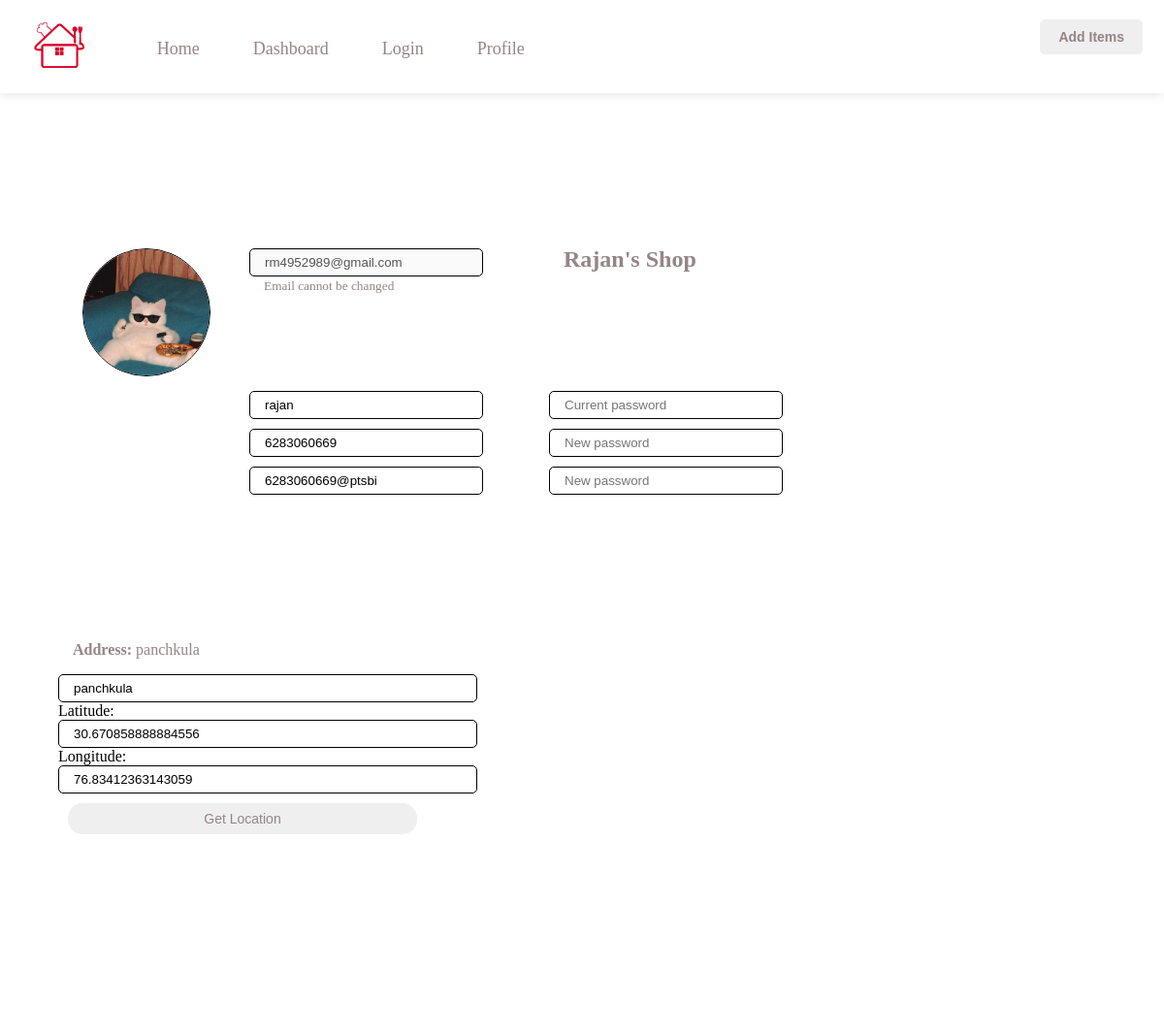
The app's page /profile (signed in, upper part), older data.
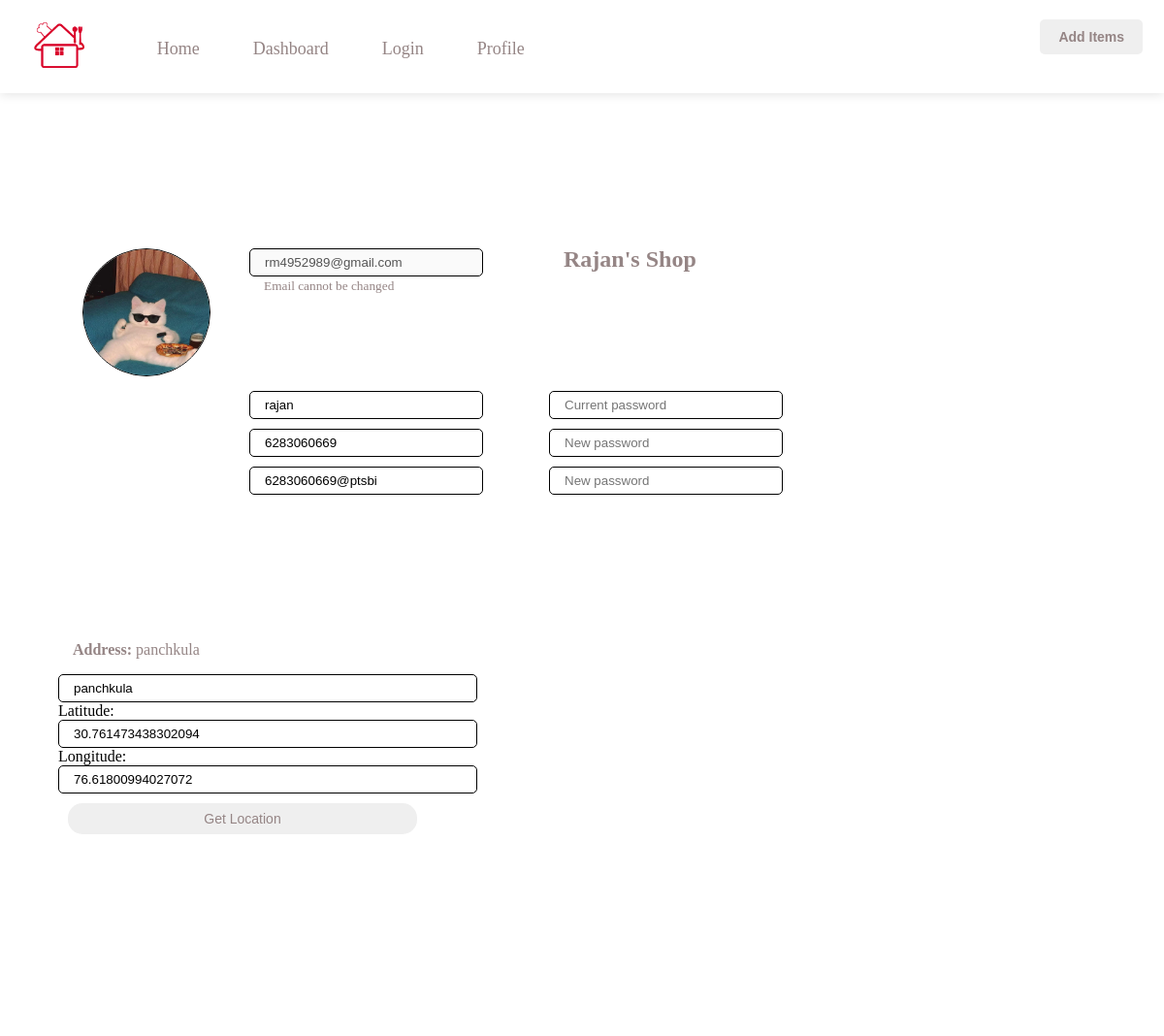
The same page, newer data.
### main.py (models this page shows, shortened)
class User(db.Model):
    id = db.Column(db.Integer, primary_key=True)
    name = db.Column(db.String(100), nullable=False)
    phone = db.Column(db.String(15), nullable= False, unique=True)
    email = db.Column(db.String(120), unique=True, nullable=False)
    password_hash = db.Column(db.String(200), nullable=False)
    upi_id = db.Column(db.String(50), nullable=True)
    role = db.Column(db.String(10), nullable=False)
    items = db.relationship('Item', backref='seller')
    created_at= db.Column(db.DateTime, default= datetime.datetime.utcnow)
    email_verified = db.Column(db.Boolean, default=False)
    business_name = db.Column(db.String(150), nullable=True, unique=True)
    terms_accepted = db.Column(db.Boolean, default=False)
    address = db.Column(db.String(255), nullable=True)
    latitude = db.Column(db.String(50), nullable=True)
    longitude = db.Column(db.String(50), nullable=True)

### main.py (the view, shortened to what this page needs)
@app.route('/profile', methods=['GET', 'POST'])
def profile():
    if 'user_id' not in session:
        flash('Please login to access your profile.', 'danger')
        return redirect(url_for('login'))
    user = db.session.get(User, session['user_id'])
    if not user:
        flash('User not found.', 'danger')
        return redirect(url_for('logout'))
    return render_template('profile.html', user=user)

### templates/profile.html (shortened to what this page needs)
{% extends "base.html" %}
{% block content %}
<div class="top-right-buttons">
    {% if user.role == 'vendor' %}
        <a href="{{ url_for('additems') }}"><button>Add Items</button></a>
    {% elif user.role == 'consumer' %}
        <a href="{{ url_for('my_orders') }}"><button>My Orders</button></a>
    {% endif %}
</div>
<div class="profile-container">
    <div class="profile">
        <form method="POST" action="{{ url_for('profile') }}" enctype="multipart/form-data">
            <div class='data'>
                <label for="profile_image">
                    <img id="profilePreview" src="{{ url_for('static', filename=user.photo if user.photo else 'images/default-user.jpg') }}"
                         alt="Profile Image" style="width: 130px; height: 130px; border: 1px solid #000; border-radius: 50%; margin-left: 25px; margin-top: 100px; margin-right: -10px;">
                </label>
                <div class='cred'>
                    <div class='unchangeable'>
                        <div>
                            <input type="email" placeholder='Email' id="email" value="{{ user.email }}" disabled><br>
                            <small class="text-muted">Email cannot be changed</small>
                        </div>
                        <h2 style='margin-top: -2px;'>{{ user.business_name }}</h2>
                    </div>
                    <div class= 'changeable'>
                        <div class= 'sub-change'>
                            <input type="text" placeholder='Name' id="name" name="name" value="{{ user.name }}" required>
                            <input type="tel" placeholder='Phone' id="phone" name="phone" value="{{ user.phone }}" required>
                            {% if user.role == 'vendor' %}
                            <input type="text" placeholder='Upi Id' id="upi_id" name="upi_id" value="{{ user.upi_id }}">
                            {% endif %}
                        </div>
                        <div class= 'sub-change'>
                            <input type="password" placeholder='Current password' id="current_password" name="current_password">
                            <input type="password" placeholder='New password' id="new_password" name="new_password">
                            <input type="password" placeholder='New password' id="confirm_password" name="confirm_password">
                        </div>
                    </div>
                </div>
                <div class='address'>
                    <p><strong>Address:</strong> {{ user.address }}</p>
                    <input type="text" placeholder='Address' id="address" name="address" value="{{ user.address }}" required>
                    <label for="latitude">Latitude:</label>
                    <input type="text" id="latitude" name="latitude" value="{{ user.latitude }}" required>
                    <label for="longitude">Longitude:</label>
                    <input type="text" id="longitude" name="longitude" value="{{ user.longitude }}" required>
                    <button type="button" onclick="getLocation()">Get Location</button>
                    <div id="map" style="height: 400px; width: 400px; border-radius: 12px; margin-top: 10px;"></div>
                </div>
            </div>
        </form>
    </div>
{% endblock %}

Row changes from the older to the newer data that the page shows:
changed User "Rajan's Shop": latitude "30.670858888884556" → "30.761473438302094"; longitude "76.83412363143059" → "76.61800994027072"
